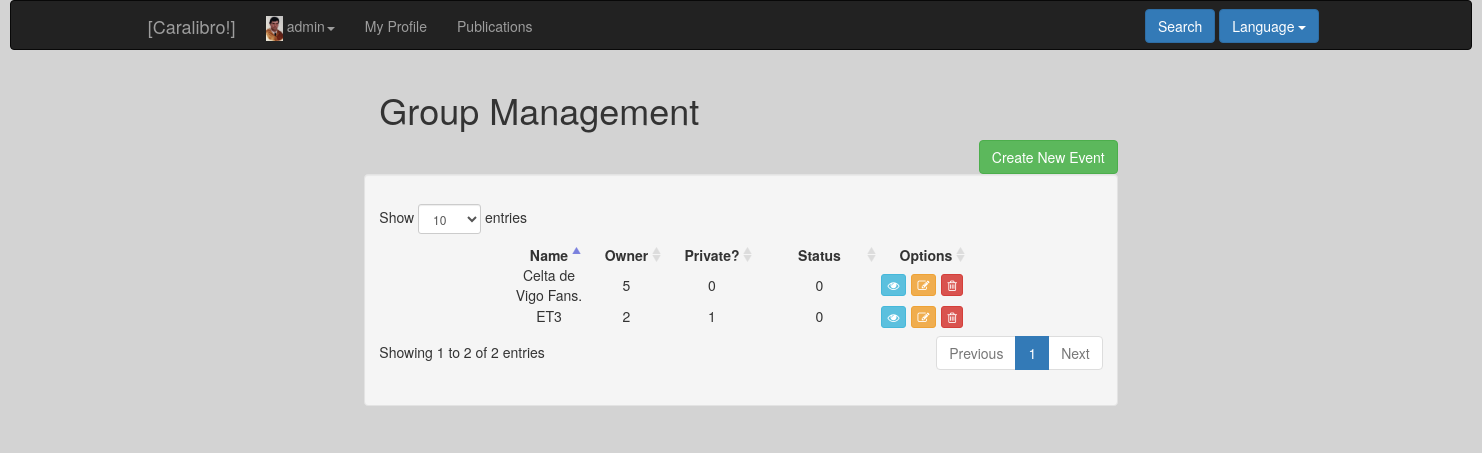
Page /index.php?controller=group&action=showall (signed in) on the committed database.
### tables this page shows
CREATE TABLE IF NOT EXISTS `groupp` (
`id` int(11) NOT NULL,
  `name` varchar(255) NOT NULL,
  `description` text NOT NULL,
  `owner` int(11) NOT NULL,
  `private` tinyint(1) NOT NULL,
  `creationdate` date NOT NULL,
  `status` tinyint(1) NOT NULL
);

### core/ViewManager.php (called while the page is built, shortened)
<?php
class ViewManager {
    private $fragmentContents = array();
    private $variables = array();
    private $currentFragment = self::DEFAULT_FRAGMENT;
    private $layout = "default";
    private function saveCurrentFragment() {
        $this->fragmentContents[$this->currentFragment].=ob_get_contents();
    }
    public function moveToFragment($name) {
        $this->currentFragment = $name;
    }
    public function getFragment($fragment, $default="") {
        if (!isset($this->fragmentContents[$fragment])) {
            return $default;
        }
        return $this->fragmentContents[$fragment];
    }
    public function setVariable($varname, $value, $flash=false) {
        $this->variables[$varname] = $value;
    }
    public function getVariable($varname, $default=NULL) {
        if (!isset($this->variables[$varname])) {
            return $default;
        }
        return $this->variables[$varname];
    }
    public function setLayout($layout) {
        $this->layout = $layout;
    }
    public function render($controller, $viewname) {
        include(__DIR__."/../Views/$controller/$viewname.php");
        $this->renderLayout();
    }
    private function renderLayout() {
        include(__DIR__."/../Views/layouts/".$this->layout.".php");
    }
    private static $viewmanager_singleton = NULL;
    public static function getInstance() {
        if (self::$viewmanager_singleton == null) {
            self::$viewmanager_singleton = new ViewManager();
        }
        return self::$viewmanager_singleton;
    }
}

### Controllers/GROUP_Controller.php (called while the page is built, shortened)
<?php
require_once(__DIR__ . "/../core/ViewManager.php");
require_once(__DIR__ . "/../core/I18n.php");
require_once(__DIR__ . "/../Models/Group.php");
require_once(__DIR__ . "/../Models/GROUP_Model.php");
class GROUP_Controller extends BaseController
{
    private $groupModel;
    public function __construct()
    {
        $this->groupModel = new GROUP_Model();
        $this->view->setLayout("base");
    }
    public function showall()
    {
        $groups = $this->groupModel->showall();
        $this->view->setVariable("groups", $groups);
        $this->view->render("group", "GROUP_SHOWALL_Vista");
    }
}

### index.php (called while the page is built, shortened)
<?php
function run() {
    try{
        $controller = loadController($_GET["controller"]);
        $actionName = $_GET["action"];
        $controller->$actionName();
    } catch (Exception $ex) {
        die($ex->getMessage());
    }
}
function loadController($controllerName) {
    return new $controllerClassName();
}
run();
?>

### Views/messages/messages_es.php (called while the page is built)
<?php
  $i18n_messages =
  array(
  )
?>

### core/I18n.php (called while the page is built, shortened)
<?php
class I18n {
  private $messages;
  public function setLanguage($language) {
    $this->messages = $i18n_messages;
  }
  public function i18n($key) {
    if (isset($this->messages[$key])){
      return $this->messages[$key];
    }else{
      return $key;
    }
  }
  private static $i18n_singleton = null;
  public static function getInstance() {
    if (self::$i18n_singleton == NULL) {
      self::$i18n_singleton = new I18n();
    }
    return self::$i18n_singleton;
  }
}
function i18n($key) {
  return I18n::getInstance()->i18n($key);
}

### Models/Group.php (called while the page is built, shortened)
<?php
class Group
{
    private $id;
    private $name;
    private $owner;
    private $private;
    private $status;
    public function __construct($id = NULL, $name = NULL, $description = NULL, $owner = NULL, $private = NULL, $creationdate = NULL, $status = NULL)
    {
        $this->id           = $id;
        $this->name         = $name;
        $this->owner        = $owner;
        $this->private      = $private;
        $this->status       = $status;
    }
    public function getID()
    {
        return $this->id;
    }
    public function getName()
    {
        return $this->name;
    }
    public function getOwner()
    {
        return $this->owner;
    }
    public function getPrivate()
    {
        return $this->private;
    }
    public function getStatus()
    {
        return $this->status;
    }
}
?>

### Models/GROUP_Model.php (called while the page is built, shortened)
<?php
require_once(__DIR__ . "/../core/PDOConnection.php");
class GROUP_Model
{
    private $db;
    public function __construct()
    {
        $this->db = PDOConnection::getInstance();
    }
    public function showall()
    {
        $sql = $this->db->prepare("SELECT * FROM groupp ORDER BY name");
        $sql->execute();
        $groups_db = $sql->fetchAll(PDO::FETCH_ASSOC);
        $groups = array();
        foreach ($groups_db as $group) {
            array_push($groups, new Group($group["id"], $group["name"], $group["description"], $group["owner"], $group["private"], $group["creationdate"], $group["status"]));
        }
        return $groups;
    }
}

### core/PDOConnection.php (called while the page is built)
<?php
class PDOConnection {
    private static $dbhost = "127.0.0.1";
    private static $dbname = "ET3Grupo1";
    private static $dbuser = "ET3Grupo1";
    private static $dbpass = "ET3Grupo1";
    private static $db_singleton = null;
    public static function getInstance() {
        if (self::$db_singleton == null) {
            self::$db_singleton = new PDO(
                "mysql:host=".self::$dbhost.";dbname=".self::$dbname.";charset=utf8",
                self::$dbuser,
                self::$dbpass,
                array(
                    PDO::ATTR_EMULATE_PREPARES => false,
                    PDO::ATTR_ERRMODE => PDO::ERRMODE_EXCEPTION
                )
            );
        }
        return self::$db_singleton;
    }
}
?>

### Views/group/GROUP_SHOWALL_Vista.php (the view, shortened to what this page needs)
<?php
	require_once(__DIR__."/../../core/ViewManager.php");
	$view = ViewManager::getInstance();
	$groups = $view->getVariable("groups");
	$errors = $view->getVariable("errors");
?>
<?php print_r($errors) ?>
 	<div class="col-md-8 col-md-offset-2">
 		<div class="row">
 			<div class="col-md-3">
	 			<div class="container">
	 				<h1 class="heading"><?= i18n("Group Management") ?></h1>
	 			</div>
 			</div>
 		</div>
 		<div class="row">
 		<div class="container-fluid">
 		<div class="pull-right">
 			<a href="index.php?controller=event&action=add"><button class="btn btn-success"><?= i18n("Create New Event") ?></button></a>
 		</div>
 		</div>
 		</div>
 		<div class="well">
 			<div class="row" style="padding: 10px">
 				<table id="dataTable" class="table-responsive table-hover" style="width:80%; margin-right: 10%; margin-left: 10%">
 					<thead>
 						<tr class="row">
 						<th class='text-center'><?= i18n("Name") ?></th>
 						<th class='text-center'><?= i18n("Owner") ?></th>
 						<th class='text-center'><?= i18n("Private?") ?></th>
 						<th class='text-center'><?= i18n("Status") ?></th>
 						<th class='text-center'><?= i18n("Options") ?></th>
 					</tr>
 					</thead>
 					<tbody>
 						<?php
 						foreach ($groups as $group) {
 							echo '<tr class="row">';
 								echo "<td class='text-center'>".$group->getName()."</td>";
 								echo "<td class='text-center'>".$group->getOwner()."</td>";
 								echo "<td class='text-center'>".$group->getPrivate()."</td>";
 								echo "<td class='text-center'>".$group->getStatus()."</td>";
 								echo "<td class='text-center'>";
 								echo '<div class="row text-center">
					 					<div class="col-xs-3">
					 						<a href="index.php?controller=group&action=showcurrent&iduser='.
					 						$group->getID().'">
					 							<button class="btn btn-info btn-xs">
					 								<i class="fa fa-eye"></i>
					 							</button>
					 						</a>
					 					</div>
					 					<div class="col-xs-3">
					 						<a href="index.php?controller=group&action=edit&userid='.
					 						$group->getID().'">
					 							<button class="btn btn-warning btn-xs">
					 								<i class="fa fa-edit"></i>
					 							</button>
					 						</a>
					 					</div>
					 					<div class="col-xs-3">
					 						<a href="index.php?controller=group&action=delete&userid='.
					 						$group->getID().'">
					 							<button class="btn btn-danger btn-xs">
					 								<i class="fa fa-trash-o"></i>
					 							</button>
					 						</a>
					 					</div>
					 				</div>';
 								echo "</td>";
 							echo '</tr>';
 						}
 					 ?>
 					</tbody>
 				</table>
 			</div>
 		</div>
 	</div>

### Views/layouts/base.php (shortened to what this page needs)
<?php
require_once(__DIR__ . "/../../core/ViewManager.php");
$view        = ViewManager::getInstance();
$currentuser = $view->getVariable("currentusername");
$userid = $view->getVariable("currentuserid");
?><!DOCTYPE html>
<html>
    <head>
	<link rel="stylesheet" href="https://maxcdn.bootstrapcdn.com/bootstrap/3.3.7/css/bootstrap.min.css" type="text/css">
	<link rel="stylesheet" href="font-awesome/css/font-awesome.min.css" type="text/css">
	<link rel="stylesheet" href="css/style.css" type="text/css">
    <link href="lib/datatables-plugins/dataTables.bootstrap.css" rel="stylesheet">
    <link href="lib/datatables-responsive/dataTables.responsive.css" rel="stylesheet">
    <link rel="stylesheet" href="//code.jquery.com/ui/1.12.1/themes/base/jquery-ui.css">
    </head>
    <body>
	<header>
		<nav class="navbar navbar-inverse">
  <div class="container-fluid col-md-10 col-md-offset-1">
    <div class="navbar-header">
      <a class="navbar-brand" href="index.php?controller=user&action=home">[Caralibro!]</a>
    </div>
    <div class="collapse navbar-collapse" id="collapse-1">
      <ul class="nav navbar-nav">
        <ul class="nav navbar-nav navbar-left">
        <li class="dropdown">
          <a href="#" class="dropdown-toggle" data-toggle="dropdown" role="button" aria-haspopup="true" aria-expanded="false"><img src="media/profileImages/test.jpg" alt="" style="height: 25px;;">  <?=$currentuser ?><span class="caret"></span></a>
        </li>
        <li><li><a href="index.php?controller=user&action=showcurrent&id=<?= $userid ?>"><?= i18n("My Profile") ?></a></li></li>
      </ul>
        <li><a href="index.php?controller=publication&action=showall"><?= i18n("Publications") ?></a></li>
      </ul>
      <ul class="navbar-form navbar-right">
        <a href="index.php?controller=user&action=search"><button type="submit" class="btn btn-primary"><?= i18n("Search") ?></button></a>
        <?php include(__DIR__."/../layouts/language_select_element.php"); ?>
    </div>
  </div>
</nav>
	</header>
	<main>
	    <div class="col-xs-12 col-md-10 col-md-offset-1" >
        <div class="container-fluid">
          <?= $view->getFragment(ViewManager::DEFAULT_FRAGMENT) ?>
        </div>
	    </div>
	</main>
    </body>
</html>

### Views/layouts/language_select_element.php (shortened to what this page needs)
<div class="btn-group">
  <button type="button" class="btn btn-primary dropdown-toggle" data-toggle="dropdown">
  <?= i18n("Language") ?> <span class="caret"></span>
</button>
</div>

### css/style.css (style rules this page uses)
body { background-color: #d3d3d3; }
nav { height: 10px; margin-left: 10px; margin-right: 10px; color: #d3f4c5; }

### rows in the picture
groupp: name "Celta de Vigo Fans.", owner "5", private "0", status "0"
groupp: name "ET3", owner "2", private "1", status "0"

### other values in the picture
$currentuser "admin"
i18n("My Profile") "My Profile"
i18n("Publications") "Publications"
i18n("Search") "Search"
i18n("Language") "Language"
i18n("Group Management") "Group Management"
i18n("Create New Event") "Create New Event"
i18n("Name") "Name"
i18n("Owner") "Owner"
i18n("Private?") "Private?"
i18n("Status") "Status"
i18n("Options") "Options"
